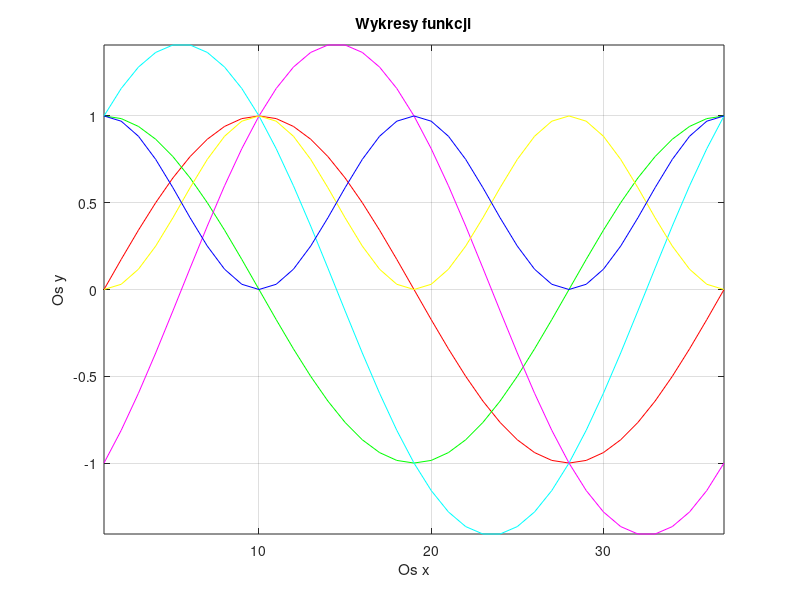

The MATLAB script that drew this image:
clear all
close all
clc

t=0:10:360

s=sind(t)
plot(s,'r')
hold on

c=cosd(t)
plot(c,'g')
hold on

spc=s+c
plot(spc,'c')
hold on

smc=s-c
plot(smc,'m')
hold on

s2=s.^2
plot(s2,'y')
hold on

c2=c.^2
plot(c2,'b')
hold on

axis tight
grid on

xlabel('Os x')
ylabel('Os y')
title('Wykresy funkcji')

fid=fopen('dane.txt','w');

for i=1:length(t)
    fprintf(fid, '%d & %.3f & %.3f & %.3f & %.3f & %.3f & %.3f \\\\ \\hline \r\n', t(i), s(i), c(i), spc(i), smc(i), s2(i), c2(i))
end
fclose(fid);